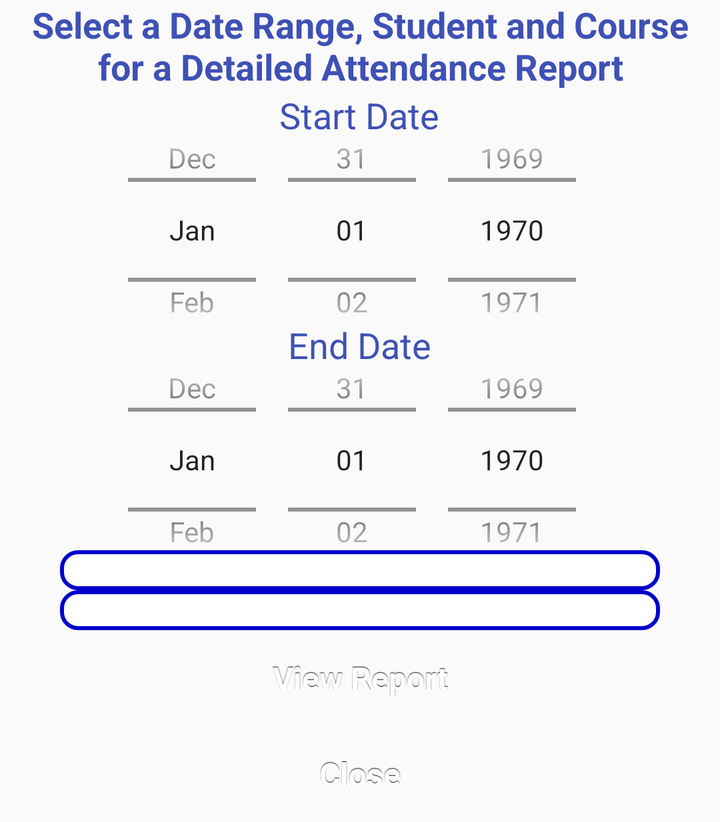
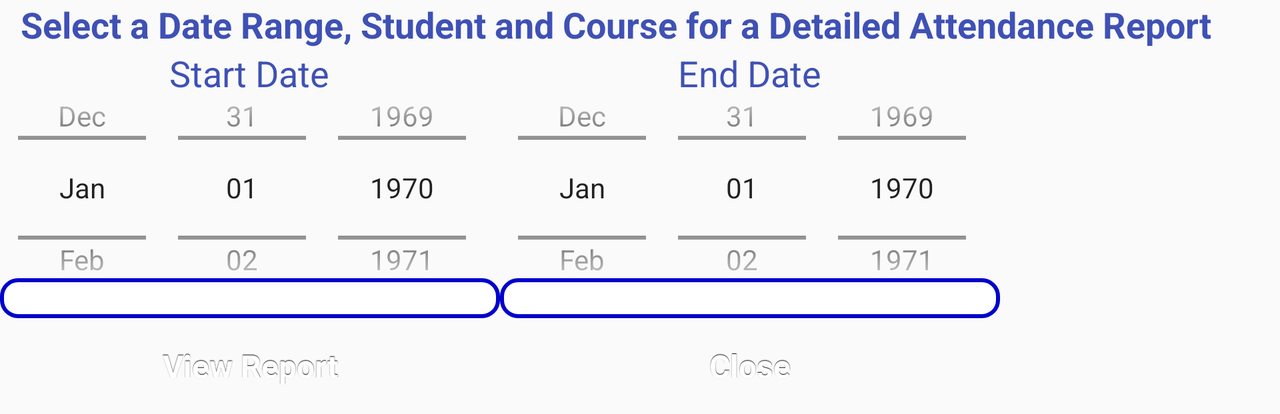

The same Android screen from two of the app's own layout files: first res/layout/ as a phone draws it, then the repository's variant for another configuration, drawn on a device whose configuration selects that folder. Both files follow.
<!-- AndroidManifest.xml: application theme AppTheme -->
<!-- res/layout/report_student_course_date_range_selection_fragment.xml -->
<?xml version="1.0" encoding="utf-8"?>
<LinearLayout xmlns:android="http://schemas.android.com/apk/res/android"
    android:orientation="vertical" android:layout_width="match_parent"
    android:layout_height="wrap_content">

    <TextView
        android:layout_width="wrap_content"
        android:layout_height="wrap_content"
        android:textColor="@color/colorPrimary"
        android:textStyle="bold"
        android:textAppearance="?android:attr/textAppearanceMedium"
        android:text="Select a Date Range, Student and Course for a Detailed Attendance Report"
        android:id="@+id/textView"
        android:layout_gravity="center_horizontal"
        android:textAlignment="center"
        android:paddingLeft="10dp"
        android:paddingRight="10dp" />

    <TextView
        android:layout_width="wrap_content"
        android:layout_height="wrap_content"
        android:textColor="@color/colorPrimary"
        android:textAppearance="?android:attr/textAppearanceMedium"
        android:text="Start Date"
        android:id="@+id/textViewStartDate"
        android:layout_gravity="center_horizontal"
        android:textAlignment="center"
        android:paddingLeft="5dp"
        android:paddingRight="5dp" />

    <DatePicker
        android:layout_width="wrap_content"
        android:layout_height="150dp"
        android:scaleY="1"
        android:id="@+id/startDate"
        android:layout_gravity="center_horizontal"
        android:spinnersShown="true"
        android:datePickerMode="spinner"
        android:calendarViewShown="false"
        android:layout_marginLeft="-50dp"
        android:layout_marginTop="-30dp"
        android:layout_marginRight="-50dp"
        android:layout_marginBottom="-30dp"
        android:padding="5dp" />

    <TextView
        android:layout_width="wrap_content"
        android:layout_height="wrap_content"
        android:textColor="@color/colorPrimary"
        android:textAppearance="?android:attr/textAppearanceMedium"
        android:text="End Date"
        android:id="@+id/textViewEndDate"
        android:layout_gravity="center_horizontal"
        android:textAlignment="center"
        android:paddingLeft="5dp"
        android:paddingRight="5dp" />

    <DatePicker
        android:layout_width="wrap_content"
        android:layout_height="150dp"
        android:scaleY="1"
        android:id="@+id/endDate"
        android:layout_gravity="center_horizontal"
        android:spinnersShown="true"
        android:datePickerMode="spinner"
        android:calendarViewShown="false"
        android:layout_marginLeft="-50dp"
        android:layout_marginTop="-30dp"
        android:layout_marginRight="-50dp"
        android:layout_marginBottom="-30dp"
        android:padding="5dp" />

    <Spinner
        android:layout_width="300dp"
        android:layout_height="wrap_content"
        android:background="@drawable/spinner"
        android:id="@+id/studentspinner"
        android:layout_gravity="center_horizontal"
        android:padding="10dp"/>

    <Spinner
        android:layout_width="300dp"
        android:layout_height="wrap_content"
        android:background="@drawable/spinner"
        android:id="@+id/coursespinner"
        android:layout_gravity="center_horizontal"
        android:padding="10dp"/>

    <Button
        android:layout_width="300dp"
        android:layout_height="wrap_content"
        android:text="View Report"
        android:id="@+id/viewReportButton"
        style="@style/button"
        android:layout_gravity="center_horizontal" />

    <Button
        android:layout_width="300dp"
        android:layout_height="wrap_content"
        android:text="Close"
        android:id="@+id/closeButton"
        style="@style/button"
        android:layout_gravity="center_horizontal" />
</LinearLayout>
<!-- resources referenced by this layout -->
<resources>
  <color name="colorPrimary">#3F51B5</color>
  <!-- drawable spinner (drawable) -->
  <?xml version="1.0" encoding="utf-8"?>
  <shape xmlns:android="http://schemas.android.com/apk/res/android"
      android:shape="rectangle">
      <solid
          android:color="#FFFFFF">
      </solid>
      <corners android:radius= "8dp" />
      <padding android:left="3dp"
          android:top="3dp"
          android:right="3dp"
          android:bottom="3dp" />
      <stroke
          android:color="#0000CC"
          android:width="2dip" />
  </shape>
  <style name="button" parent="@android:style/Widget.Button">
          <item name="android:gravity">center_vertical|center_horizontal</item>
          <item name="android:textColor">#FFFFFFFF</item>
          <item name="android:shadowColor">#FF000000</item>
          <item name="android:shadowDx">0</item>
          <item name="android:shadowDy">-1</item>
          <item name="android:shadowRadius">0.2</item>
          <item name="android:textSize">16dip</item>
          <item name="android:textStyle">bold</item>
          <item name="android:background">@drawable/button</item>
          <item name="android:focusable">true</item>
          <item name="android:clickable">true</item>
      </style>
  <style name="AppTheme" parent="Theme.AppCompat.Light.DarkActionBar">
          
          <item name="colorPrimary">@color/colorPrimary</item>
          <item name="colorPrimaryDark">@color/colorPrimaryDark</item>
          <item name="colorAccent">@color/colorAccent</item>
      </style>
  <color name="colorPrimaryDark">#303F9F</color>
  <color name="colorAccent">#FF4081</color>
</resources>
<!-- res/layout-land/report_student_course_date_range_selection_fragment.xml (the repository's variant of the layout above) -->
<!-- drawn on the phone turned sideways -->
<?xml version="1.0" encoding="utf-8"?>
<LinearLayout xmlns:android="http://schemas.android.com/apk/res/android"
    android:orientation="vertical" android:layout_width="match_parent"
    android:layout_height="wrap_content">

    <LinearLayout
        android:orientation="horizontal"
        android:layout_width="match_parent"
        android:layout_height="wrap_content">

        <TextView
            android:layout_width="wrap_content"
            android:layout_height="wrap_content"
            android:textColor="@color/colorPrimary"
            android:textStyle="bold"
            android:textAppearance="?android:attr/textAppearanceMedium"
            android:text="Select a Date Range, Student and Course for a Detailed Attendance Report"
            android:id="@+id/textView"
            android:layout_gravity="center_horizontal"
            android:textAlignment="center"
            android:paddingLeft="10dp"
            android:paddingRight="10dp" />
    </LinearLayout>

    <LinearLayout
        android:orientation="horizontal"
        android:layout_width="match_parent"
        android:layout_height="wrap_content">

        <LinearLayout
            android:orientation="vertical"
            android:layout_width="250dp"
            android:layout_height="wrap_content">

            <TextView
                android:layout_width="wrap_content"
                android:layout_height="wrap_content"
                android:textColor="@color/colorPrimary"
                android:textAppearance="?android:attr/textAppearanceMedium"
                android:text="Start Date"
                android:id="@+id/textViewStartDate"
                android:layout_gravity="center_horizontal"
                android:textAlignment="center"
                android:paddingLeft="5dp"
                android:paddingRight="5dp" />

            <DatePicker
                android:layout_width="wrap_content"
                android:layout_height="150dp"
                android:scaleY="1"
                android:id="@+id/startDate"
                android:layout_gravity="center_horizontal"
                android:spinnersShown="true"
                android:datePickerMode="spinner"
                android:calendarViewShown="false"
                android:layout_marginLeft="-50dp"
                android:layout_marginTop="-30dp"
                android:layout_marginRight="-50dp"
                android:layout_marginBottom="-30dp"
                android:padding="5dp" />

            <Spinner
                android:layout_width="250dp"
                android:layout_height="wrap_content"
                android:background="@drawable/spinner"
                android:id="@+id/studentspinner"
                android:layout_gravity="center_horizontal"
                android:padding="10dp"/>

            <Button
                android:layout_width="250dp"
                android:layout_height="wrap_content"
                android:text="View Report"
                android:id="@+id/viewReportButton"
                style="@style/button"
                android:layout_gravity="center_horizontal" />
        </LinearLayout>

        <LinearLayout
            android:orientation="vertical"
            android:layout_width="250dp"
            android:layout_height="wrap_content">

            <TextView
                android:layout_width="wrap_content"
                android:layout_height="wrap_content"
                android:textColor="@color/colorPrimary"
                android:textAppearance="?android:attr/textAppearanceMedium"
                android:text="End Date"
                android:id="@+id/textViewEndDate"
                android:layout_gravity="center_horizontal"
                android:textAlignment="center"
                android:paddingLeft="5dp"
                android:paddingRight="5dp" />

            <DatePicker
                android:layout_width="wrap_content"
                android:layout_height="150dp"
                android:scaleY="1"
                android:id="@+id/endDate"
                android:layout_gravity="center_horizontal"
                android:spinnersShown="true"
                android:datePickerMode="spinner"
                android:calendarViewShown="false"
                android:layout_marginLeft="-50dp"
                android:layout_marginTop="-30dp"
                android:layout_marginRight="-50dp"
                android:layout_marginBottom="-30dp"
                android:padding="5dp" />

            <Spinner
                android:layout_width="250dp"
                android:layout_height="wrap_content"
                android:background="@drawable/spinner"
                android:id="@+id/coursespinner"
                android:layout_gravity="center_horizontal"
                android:padding="10dp"/>

            <Button
                android:layout_width="250dp"
                android:layout_height="wrap_content"
                android:text="Close"
                android:id="@+id/closeButton"
                style="@style/button"
                android:layout_gravity="center_horizontal" />
        </LinearLayout>
    </LinearLayout>

</LinearLayout>
